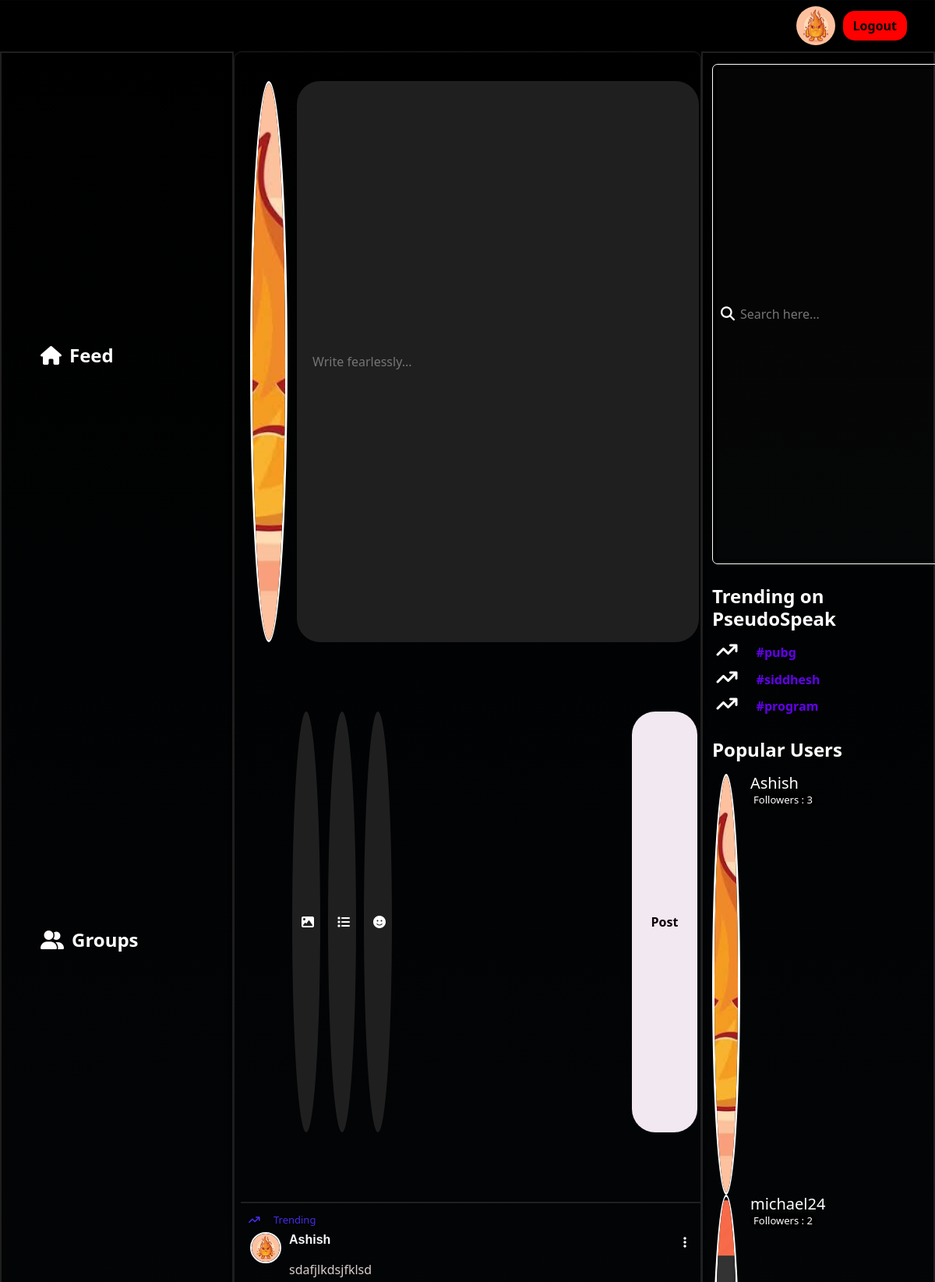
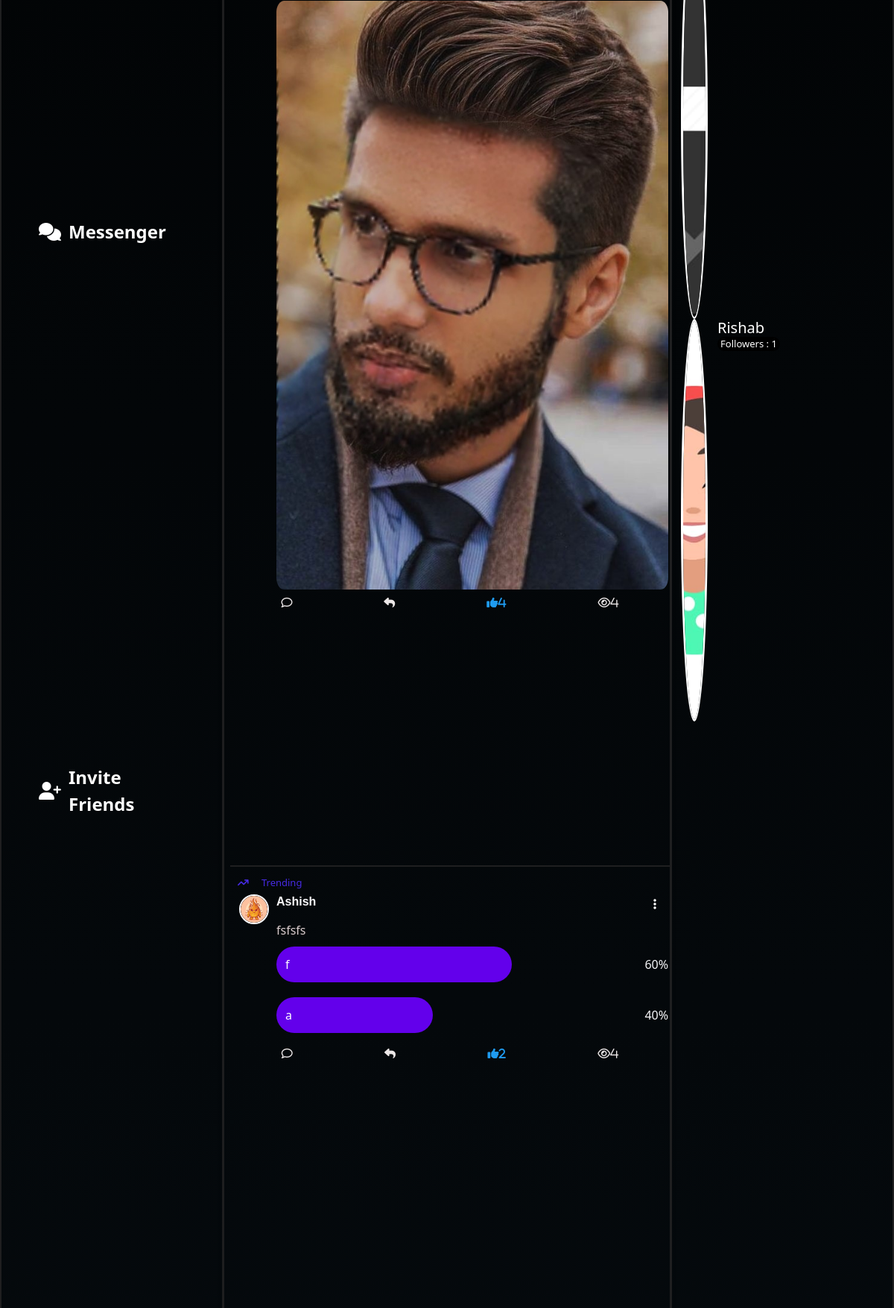
/ (signed in, upper part), run on the app's committed database (2 pictures, top to bottom).
### main/models.py (models this page shows, shortened)
class Profile(models.Model):
    user=models.OneToOneField(User,null=True,on_delete=models.CASCADE)
    blocked_user=models.ManyToManyField(User,related_name="block_users",blank=True)
    profile_img=models.ImageField(null=True,blank=True,upload_to='images/')
    bio=models.CharField(null=True,max_length=51)
    follow=models.ManyToManyField(User,related_name='follow',blank=True)
    following=models.ManyToManyField(User,related_name='following',blank=True)

class TrendingMessage(models.Model):
    user=models.ForeignKey(User,null=True,on_delete=models.CASCADE)
    content=models.TextField()
    image=models.ImageField(null=True,blank=True,upload_to="images/")
    likes=models.IntegerField(null=True,default=0)
    userLiked=models.ManyToManyField(User,related_name='user_like',blank=True)
    view_count=models.IntegerField(null=True,default=0)
    viewed=models.ManyToManyField(User,related_name='viewed',blank=True)
    hashtags=models.ManyToManyField('Hashtag',blank=True)
    date_added = models.DateTimeField(auto_now_add=True,null=True)
    parent_message = models.ForeignKey('self', null=True, blank=True, on_delete=models.CASCADE, related_name='replies')
    custom_ordering = models.FloatField(default=0)
    option1 = models.CharField(max_length=100, blank=True,null=True)
    option2 = models.CharField(max_length=100, blank=True,null=True)
    voted = models.ManyToManyField(User, related_name='voted', blank=True, null=True)
    votes_option1 = models.IntegerField(default=0,blank=True,null=True)
    votes_option2 = models.IntegerField(default=0,blank=True,null=True)
    def decrypt_message(self):  # Replace with your actual secret key
        try:
            message_decrypted=f.decrypt(self.content)
            message_decoded=message_decrypted.decode('utf-8')
            return message_decoded
        except Exception as e:
            print(f"InvalidToken exception: {e.__cause__}")
            return "Invalid decryption token"
    def option1_count(self):
        total=self.votes_option1+self.votes_option2
        if total==0:
            return 0;
        option1_percent=(self.votes_option1/total)*100
        return int(option1_percent)
    def option2_count(self):
        total=self.votes_option1+self.votes_option2
        if total==0:
            return 0;
        option2_percent=(self.votes_option2/total)*100
        return int(option2_percent)
    class Meta:
        ordering = ['custom_ordering']

class Hashtag(models.Model):
    tag=models.CharField(max_length=255)
    count=models.IntegerField(default=1,null=True)
    class Meta:
        ordering = ('-count',)

### main/views.py (the view, shortened to what this page needs)
# urls.py: path("",views.index,name="index"),
@login_required(login_url="login_or_signup_view")
def index(request):
    blocked_users = request.user.profile.blocked_user.all()
    messages = TrendingMessage.objects.filter(
    parent_message=None
).exclude(
    user__in=blocked_users
).order_by("-custom_ordering")
    notifactions=Notification.objects.filter(user=request.user,seen=False)
    popular_users = User.objects.annotate(follow_count=Count('following')).order_by('-follow_count')[:3]
    hashtags = Hashtag.objects.all()[:3]
    return render(
        request, "main/index.html", {"messages": messages, "hashtags": hashtags,"popular_users":popular_users,"notifications":len(notifactions)}
    )

### main/templates/main/index.html (shortened to what this page needs)
{% load static %}
<!DOCTYPE html>
<html lang="en">
  <head>
    <link
      href="https://cdn.jsdelivr.net/npm/bootstrap@5.3.1/dist/css/bootstrap.min.css"
      rel="stylesheet"
    />
    <link rel="stylesheet" href="{% static 'main/css/index.css' %}" />
  </head>
  <body>
    <nav class="navbar navbar-expand-lg bg-body-tertiary">
      <div class="container-fluid">
        <a class="navbar-brand ms-5 nav-logo" href="{% url 'index' %}"
          ><img src="media/images/Logo" alt=""></a
        >
        <div class="collapse navbar-collapse" id="navbarSupportedContent">
          {% if user.is_authenticated %}
          <img
            id="profile_img_navbar"
            src="{{ request.user.profile.profile_img.url }}"
            alt=""
            style="
              width: 50px;
              height: 50px;
              border-radius: 50%;
              margin-right: 10px;
            "
          />
          <a href="{% url 'logout' %}" class="btn signbtn me-4">Logout</a>
          {% endif %}
        </div>
      </div>
    </nav>
    <div class="container-fluid">
      <div class="row content-1">
        <div class="col-3 content-1a res2 sidebar" id="sidebar">
          <ul>
            <li class="active">
              <i class="fa-solid fa-house"></i
              ><a href="{% url 'index' %}">Feed</a>
            </li>
            <li>
              <i class="fa-solid fa-user-group"></i
              ><a href="{% url 'rooms' name='recommended' %}">Groups</a>
            </li>
            <li>
              <i class="fa-solid fa-comments"></i
              ><a href="{% url 'messenger' %}">Messenger</a>
            </li>
            <li><i class="fa-solid fa-user-plus"></i>Invite Friends</li>
            <li>
            </li>
          </ul>
        </div>
        <div class="col-6 content-1b content-scroll">
          <div class="msgbox">
            <form>
              <div class="msgbox-input">
                <div class="msgbox-img">
                  <img src="{{user.profile.profile_img.url}}" alt="" />
                </div>
                <input
                  id="data1"
                  type="text"
                  placeholder="Write fearlessly..."
                />
              </div>
              <div class="msg-con row">
                <button
                  type="button"
                  id="uploadButton"
                  class="msgbox-btn2 col-2 align-self-center"
                >
                  <i class="fa-solid fa-image" onclick="uploadImage()"></i>
                </button>
                <button
                  class="msgbox-btn2 col-2 align-self-center"
                  id="createPoll"
                >
                  <i class="fa-solid fa-list"></i>
                </button>
                <button
                  class="msgbox-btn2 col-2 align-self-center"
                  id="emoji-button"
                >
                  <i class="fa-solid fa-face-smile"></i>
                </button>
                <button class="msgbox-btn btn align-self-center" id="post-msg">
                  Post
                </button>
              </div>
              {% for m in messages %}
              <div id="message-output" class="msg-output-main row">
                <div class="msgbox-trendings">
                  <span
                    ><i class="fa-solid fa-arrow-trend-up"></i>Trending</span
                  >
                </div>
                <div class="msg-output">
                  <div class="msg-output-img">
                    <img
                      src="{{m.user.profile.profile_img.url}}"
                      alt="Profile Picture"
                      id="profile-img"
                      data-img-id="{{m.user.username}}"
                    />
                  </div>
                  <div class="msg-output-details">
                    <div class="usernameDropdown">
                      <h5 style="display: inline">{{m.user.username}}</h5>
                      <div class="dropdown">
                        <button
                          id="dropdownButton"
                          onclick="toggleDropdown(event,'{{ m.pk }}')"
                          style="
                            background: transparent;
                            color: white;
                            border: none;
                          "
                        >
                          <i class="fa-solid fa-ellipsis-vertical"></i>
                        </button>
                      </div>
                    </div>
                    <p>{{m.decrypt_message}}</p>
                    {% if m.image %}
                    <img src="{{m.image.url}}" alt="" />
                    {% endif %}{% if m.option1 %}
                    {% if not request.user in m.voted.all %}
                    <div class="option-wrapper" id="{{ m.pk }}">
                      <div class="option-container">
                        <div
                          class="choices"
                          onclick="vote('{{m.pk}}','{{m.decrypt_message}}','{{m.option1}}')"
                        >
                          {{ m.option1 }}
                        </div>
                        <div
                          class="choices"
                          onclick="vote('{{m.pk}}','{{m.decrypt_message}}','{{m.option2}}')"
                        >
                          {{ m.option2 }}
                        </div>
                      </div>
                    </div>
                    {% else %}
                    <div class="wrapper">
                      <div class="progress-wrapper">
                        <div
                          class="progress-bar-container"
                          style="--progress-width: {{ m.option1_count }}%;"
                        >
                          <div class="option">{{ m.option1 }}</div>
                        </div>
                        <div class="option-percent">{{ m.option1_count }}%</div>
                      </div>
                      <div class="progress-wrapper">
                        <div
                          class="progress-bar-container"
                          style="--progress-width: {{ m.option2_count }}%;"
                        >
                          <div class="option">{{ m.option2 }}</div>
                        </div>
                        <div class="option-percent">{{ m.option2_count }}%</div>
                      </div>
                    </div>
                    {% endif %} {% endif %}
                  </div>
                </div>
                <div class="msg-output-icons">
                  <i
                    class="far fa-comment"
                    id="comment"
                    data-message-id="{{m.pk}}"
                  ></i>
                  <i class="fa-solid fa-reply"></i>
                  {% if request.user not in m.userLiked.all %}
                  <i
                    class="far fa-regular fa-sharp fa-thumbs-up"
                    id="likes"
                    data-likes-id="{{m.pk}}"
                    >{{m.likes}}</i
                  >
                  {% else %}
                  <i
                    class="far fa-sharp fa-solid fa-thumbs-up"
                    id="likes"
                    data-likes-id="{{m.pk}}"
                    style="color: #1f9bf0"
                    >{{m.likes}}</i
                  >
                  {% endif %}
                  <i
                    class="fa-regular fa-eye"
                    id="views"
                    data-views-id="{{m.pk}}"
                    >{{m.view_count}}</i
                  >
                </div>
              </div>
              {% endfor %}
            </form>
          </div>
        </div>
        <div class="col-3 content-1a">
          <div class="search-container">
            <input
              type="text"
              name="search-input"
              class="search-input"
              id="search-input"
              placeholder="Search here..."
            />
            <i class="fas fa-search search-icon" id="search-icon"></i>
          </div>
          <div class="trending">
            <h4 class="trending-heading">Trending on PseudoSpeak</h4>
            <div class="trending-topics">
              {% for tag in hashtags %}
              <div class="t1">
                <span><i class="fa-solid fa-arrow-trend-up"></i></span>
                <a
                  href="#"
                  class="trends"
                  style="cursor: pointer"
                  data-tag="{{tag.tag}}"
                  >{{ tag.tag}}</a
                >
              </div>
              {% endfor %}
            </div>
          </div>
          <div class="popular-user">
            <h4>Popular Users</h4>
            <div class="popular-profiles">
              {% for p in popular_users %}
              <div class="popular-username">
                <div class="pop-pro-img">
                  <a href="{% url 'dashboard' profileId=p.username %}">
                    <img src="{{p.profile.profile_img.url}}" />
                  </a>
                </div>
                <div class="pop-pro-users">
                  <h5>{{p.username}}</h5>
                  <p>Followers : {{p.profile.follow.count}}</p>
                </div>
              </div>
              {% endfor %}
            </div>
          </div>
        </div>
      </div>
    </div>
  </body>
</html>

### data on the page
TrendingMessage: user.profile.profile_img (picture), user.username "Ashish", image (picture), likes "4", view_count "4"
TrendingMessage: user.profile.profile_img (picture), user.username "Ashish", option1 "f", option1_count "60", option2 "a", option2_count "40", likes "2", view_count "4"
Hashtag: tag "#pubg"
Hashtag: tag "#siddhesh"
Hashtag: tag "#program"

### other printed values
{{ p.username }} "Ashish"
{{ p.profile.follow.count }} "3"
{{ p.username }} "michael24"
{{ p.profile.follow.count }} "2"
{{ p.username }} "Rishab"
{{ p.profile.follow.count }} "1"
